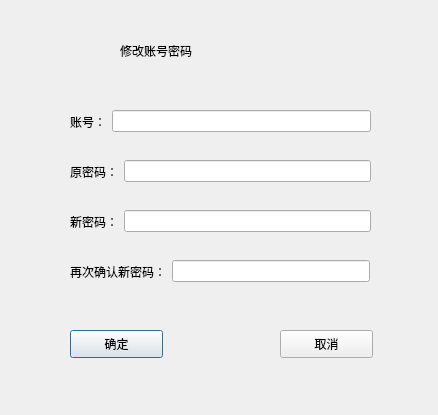
<?xml version="1.0" encoding="UTF-8"?>
<ui version="4.0">
 <class>xiugaimima</class>
 <widget class="QDialog" name="xiugaimima">
  <property name="geometry">
   <rect>
    <x>0</x>
    <y>0</y>
    <width>438</width>
    <height>415</height>
   </rect>
  </property>
  <property name="windowTitle">
   <string>修改密码</string>
  </property>
  <widget class="QPushButton" name="pushButton">
   <property name="geometry">
    <rect>
     <x>70</x>
     <y>330</y>
     <width>93</width>
     <height>28</height>
    </rect>
   </property>
   <property name="text">
    <string>确定</string>
   </property>
  </widget>
  <widget class="QPushButton" name="pushButton_2">
   <property name="geometry">
    <rect>
     <x>280</x>
     <y>330</y>
     <width>93</width>
     <height>28</height>
    </rect>
   </property>
   <property name="text">
    <string>取消</string>
   </property>
  </widget>
  <widget class="QWidget" name="layoutWidget">
   <property name="geometry">
    <rect>
     <x>70</x>
     <y>110</y>
     <width>301</width>
     <height>23</height>
    </rect>
   </property>
   <layout class="QHBoxLayout" name="horizontalLayout">
    <item>
     <widget class="QLabel" name="label">
      <property name="text">
       <string>账号：</string>
      </property>
     </widget>
    </item>
    <item>
     <widget class="QLineEdit" name="le_account">
      <property name="readOnly">
       <bool>false</bool>
      </property>
     </widget>
    </item>
   </layout>
  </widget>
  <widget class="QWidget" name="layoutWidget">
   <property name="geometry">
    <rect>
     <x>70</x>
     <y>160</y>
     <width>301</width>
     <height>23</height>
    </rect>
   </property>
   <layout class="QHBoxLayout" name="horizontalLayout_2">
    <item>
     <widget class="QLabel" name="label_2">
      <property name="text">
       <string>原密码：</string>
      </property>
     </widget>
    </item>
    <item>
     <widget class="QLineEdit" name="le_oldpass">
      <property name="echoMode">
       <enum>QLineEdit::Password</enum>
      </property>
     </widget>
    </item>
   </layout>
  </widget>
  <widget class="QWidget" name="layoutWidget">
   <property name="geometry">
    <rect>
     <x>70</x>
     <y>210</y>
     <width>301</width>
     <height>23</height>
    </rect>
   </property>
   <layout class="QHBoxLayout" name="horizontalLayout_3">
    <item>
     <widget class="QLabel" name="label_3">
      <property name="text">
       <string>新密码：</string>
      </property>
     </widget>
    </item>
    <item>
     <widget class="QLineEdit" name="le_newpass">
      <property name="echoMode">
       <enum>QLineEdit::Password</enum>
      </property>
     </widget>
    </item>
   </layout>
  </widget>
  <widget class="QWidget" name="layoutWidget">
   <property name="geometry">
    <rect>
     <x>70</x>
     <y>260</y>
     <width>300</width>
     <height>23</height>
    </rect>
   </property>
   <layout class="QHBoxLayout" name="horizontalLayout_4">
    <item>
     <widget class="QLabel" name="label_4">
      <property name="text">
       <string>再次确认新密码：</string>
      </property>
     </widget>
    </item>
    <item>
     <widget class="QLineEdit" name="le_newpass2">
      <property name="echoMode">
       <enum>QLineEdit::Password</enum>
      </property>
     </widget>
    </item>
   </layout>
  </widget>
  <widget class="QLabel" name="label_5">
   <property name="geometry">
    <rect>
     <x>120</x>
     <y>20</y>
     <width>271</width>
     <height>61</height>
    </rect>
   </property>
   <property name="styleSheet">
    <string notr="true">font: 26pt &quot;方正舒体&quot;;</string>
   </property>
   <property name="text">
    <string>修改账号密码</string>
   </property>
  </widget>
 </widget>
 <resources/>
 <connections/>
</ui>
